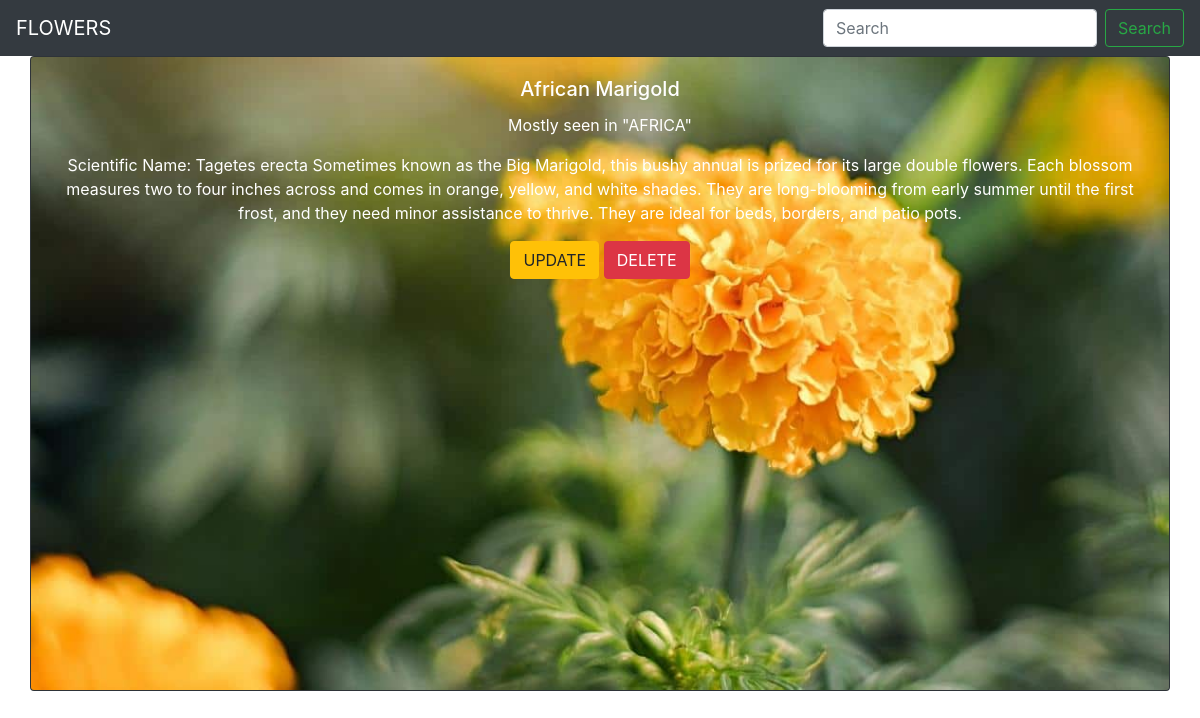
/detail/4/, run on the app's committed database.
### flowerapp/models.py (models this page shows, shortened)
class Flower(models.Model):
    name=models.CharField(max_length=250)
    places = models.CharField(max_length=250)
    des=models.TextField()
    img=models.ImageField(upload_to='pics')

### flowerapp/views.py (the view)
# urls.py: path('detail/<int:id>/',views.detail,name="detail"),
def detail(request,id):
    flower=Flower.objects.get(id=id)
    return render(request,"detail.html",{'flower' : flower})

### templates/detail.html
{% extends 'base.html' %}
{% block body %}
<div class="container">
    <div class="row">
<div class="card bg-dark text-white">
  <img src="{{flower.img.url}}" class="card-img" alt="...">
  <div class="card-img-overlay" style="color:white">
    <h5 class="card-title" >{{flower.name}}</h5>
       <p class="card-text">Mostly seen in "{{flower.places}}"</p>
    <p class="card-text">{{flower.des}}</p>
       <a href="{% url 'flowerapp:update' flower.id %}" class="btn btn-warning" role="button">UPDATE</a>
      <a href="{% url 'flowerapp:delete' flower.id %}" class="btn btn-danger" role="button">DELETE</a>
  </div>
</div>
    </div>
    </div>
{% endblock %}

### static/style1.css (style rules this page uses)
body { text-align:center; }

### data on the page
Flower: img (picture), name "African Marigold", places "AFRICA", des "Scientific Name: Tagetes erecta Sometimes known as the Big Marigold, this bushy annual is prized for its large double flowers. Each blossom measures two to four inches across and comes in orange, yellow, and white shades. They are long-blooming from early summer until the first frost, and they need minor assistance to thrive. They are ideal for beds, borders, and patio pots."
